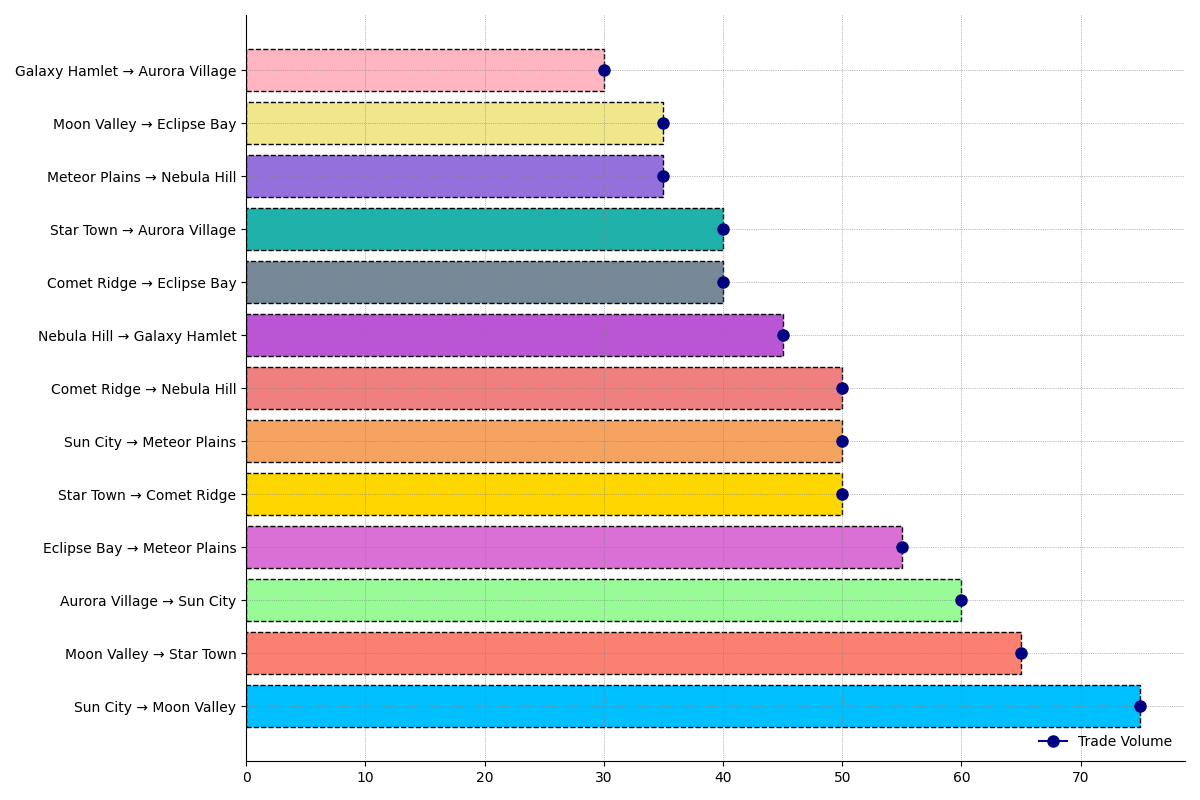

Write the Python code that produced this figure.
import matplotlib.pyplot as plt

trade_routes = [
    ("Sun City", "Moon Valley", 75), 
    ("Moon Valley", "Star Town", 65), 
    ("Star Town", "Comet Ridge", 50), 
    ("Comet Ridge", "Eclipse Bay", 40), 
    ("Eclipse Bay", "Meteor Plains", 55), 
    ("Meteor Plains", "Nebula Hill", 35), 
    ("Nebula Hill", "Galaxy Hamlet", 45), 
    ("Galaxy Hamlet", "Aurora Village", 30),
    ("Aurora Village", "Sun City", 60), 
    ("Sun City", "Meteor Plains", 50), 
    ("Moon Valley", "Eclipse Bay", 35), 
    ("Comet Ridge", "Nebula Hill", 50), 
    ("Star Town", "Aurora Village", 40)
]

trade_volumes = sorted(trade_routes, key=lambda x: x[2], reverse=True)

routes_labels = [f"{u} → {v}" for u, v, w in trade_volumes]
volumes = [w for u, v, w in trade_volumes]

fig, ax = plt.subplots(figsize=(12, 8))
new_colors = ['deepskyblue', 'salmon', 'palegreen', 'orchid', 'gold', 'sandybrown', 'lightcoral', 'mediumorchid', 
              'lightslategray', 'lightseagreen', 'mediumpurple', 'khaki', 'lightpink']

ax.barh(routes_labels, volumes, color=new_colors, edgecolor='black', linestyle='--')

marker_style = dict(marker='o', markersize=8, color='navy')
for y, (label, vol) in enumerate(zip(routes_labels, volumes)):
    ax.plot(vol, y, **marker_style)

ax.grid(True, linestyle=':', linewidth=0.5, color='grey')

ax.legend(['Trade Volume'], loc='lower right', frameon=False)

ax.spines['top'].set_visible(False)
ax.spines['right'].set_visible(False)

plt.tight_layout()
plt.show()
